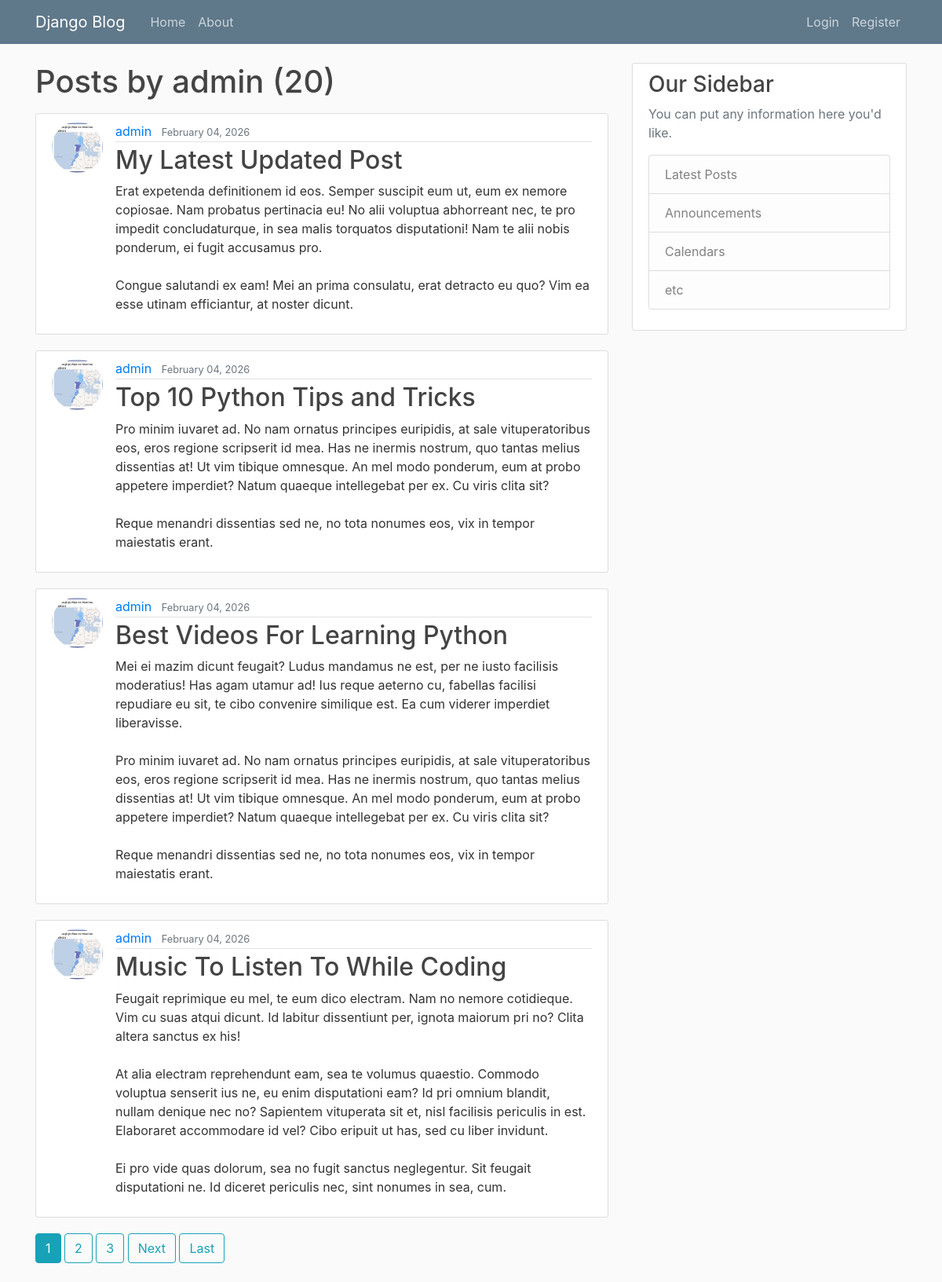
Screenshot of /user/admin with the database file from the repository.
### blog/models.py (models this page shows, shortened)
class Post(models.Model):
    title = models.CharField(max_length=100)
    content = models.TextField(max_length=100)
    date_posted = models.DateTimeField(default=timezone.now)
    author = models.ForeignKey(User, on_delete=models.CASCADE)

### users/models.py (models this page shows, shortened)
class Profile(models.Model):
    user = models.OneToOneField(User, on_delete=models.CASCADE)
    image = models.ImageField(default='default.jpg', upload_to='profile_pics')

### blog/views.py (the view)
# urls.py: path('user/<str:username>', UserPostListView.as_view(), name='user-posts'),
class UserPostListView(ListView):
    model = Post
    template_name = 'blog/user_posts.html'
    context_object_name = 'posts'
    ordering = ['-date_posted']
    paginate_by = 4
    def get_queryset(self):
        user = get_object_or_404(User, username=self.kwargs.get('username'))
        return Post.objects.filter(author=user).order_by('-date_posted')

### blog/templates/blog/user_posts.html (shortened to what this page needs)
{% extends "blog/base.html" %}
{% block content %}
    <h1 class="mb-3">Posts by {{ view.kwargs.username }} ({{ page_obj.paginator.count }})</h1>
    {% for post in posts %}
        <article class="media content-section">
            <img class="rounded-circle article-img" src="{{ post.author.profile.image.url }}">
            <div class="media-body">
                <div class="article-metadata">
                <a class="mr-2" href="{% url 'user-posts' post.author.username %}">{{ post.author }}</a>
                <small class="text-muted">{{ post.date_posted|date:"F d, Y" }}</small>
                </div>
                <h2><a class="article-title" href="{% url 'post-detail' post.id %}">{{ post.title }}</a></h2>
                <p class="article-content">{{ post.content }}</p>
            </div>
        </article>
    {% endfor %}
    {% if is_paginated %}
        {% for num in page_obj.paginator.page_range %}
            {% if page_obj.number == num %}
                <a class="btn btn-info mb-4" href="?page={{ num }}">{{ num }}</a>
            {% elif num > page_obj.number|add:'-3' and num < page_obj.number|add:'3' %}
                <a class="btn btn-outline-info mb-4" href="?page={{ num }}">{{ num }}</a>
            {% endif %}
        {% endfor %}
        {% if page_obj.has_next %}
            <a class="btn btn-outline-info mb-4" href="?page= {{ page_obj.next_page_number }}">Next</a>
            <a class="btn btn-outline-info mb-4" href="?page= {{ page_obj.paginator.num_pages }}">Last</a>
        {% endif %}
    {% endif %}
{% endblock content %}

### blog/templates/blog/base.html (shortened to what this page needs)
{% load static %}
<!DOCTYPE html>
<html lang="en">
<head>
    <link rel="stylesheet" href="https://cdn.jsdelivr.net/npm/bootstrap@4.0.0/dist/css/bootstrap.min.css">
    <link rel="stylesheet" type= "text/css" href="{% static 'blog/main.css' %}">
</head>
<body>
    <header class="site-header">
        <nav class="navbar navbar-expand-md navbar-dark bg-steel fixed-top">
            <div class="container">
                <a class="navbar-brand mr-4" href="/">Django Blog</a>
                <div class="collapse navbar-collapse" id="navbarToggle">
                    <div class="navbar-nav mr-auto">
                        <a class="nav-item nav-link" href="{% url 'blog-home' %}">Home</a>
                        <a class="nav-item nav-link" href="{% url 'blog-about' %}">About</a>
                    </div>
                   <div class="navbar-nav">
                        {% if user.is_authenticated %}
                            <form method="post" action="{% url 'logout' %}" class="form-inline">
                                {% csrf_token %}
                                <a class="nav-item nav-link" href="{% url 'post-create' %}">New Post</a>
                                <a class="nav-item nav-link" href="{% url 'profile' %}">Profile</a>
                                <button type="submit" class="nav-item nav-link btn btn-link p-0" style="border:none;">Logout</button>
                            </form>
                        {% else %}
                            <a class="nav-item nav-link" href="{% url 'login' %}">Login</a>
                            <a class="nav-item nav-link" href="{% url 'register' %}">Register</a>
                        {% endif %}
                    </div>
                </div>
            </div>
        </nav>
    </header>
    <main role="main" class="container">
        <div class="row">
            <div class="col-md-8">
            {% block content %}{% endblock %}
            </div>
            <div class="col-md-4">
            <div class="content-section">
                <h3>Our Sidebar</h3>
                <p class='text-muted'>You can put any information here you'd like.
                <ul class="list-group">
                    <li class="list-group-item list-group-item-light">Latest Posts</li>
                    <li class="list-group-item list-group-item-light">Announcements</li>
                    <li class="list-group-item list-group-item-light">Calendars</li>
                    <li class="list-group-item list-group-item-light">etc</li>
                </ul>
                </p>
            </div>
            </div>
        </div>
    </main>
</body>
</html>

### blog/static/blog/main.css (style rules this page uses)
body { background: #fafafa; color: #333333; margin-top: 5rem; }
h1, h2, h3, h4, h5, h6 { color: #444444; }
ul { margin: 0; }
.bg-steel { background-color: #5f788a; }
.site-header .navbar-nav .nav-link { color: #cbd5db; }
.content-section { background: #ffffff; padding: 10px 20px; border: 1px solid #dddddd; border-radius: 3px; margin-bottom: 20px; }
.article-title { color: #444444; }
.article-content { white-space: pre-line; }
.article-img { height: 65px; width: 65px; margin-right: 16px; }
.article-metadata { padding-bottom: 1px; margin-bottom: 4px; border-bottom: 1px solid #e3e3e3 }

### rows the page displays
Post: author.profile.image (placeholder picture), author "admin", date_posted "February 04, 2026", title "My Latest Updated Post", content "Erat expetenda definitionem id eos. Semper suscipit eum ut, eum ex nemore copiosae. Nam probatus pertinacia eu! No alii voluptua abhorreant nec, te pro impedit concludaturque, in sea malis torquatos disputationi! Nam te alii nobis ponderum, ei fugit accusamus pro. Congue salutandi ex eam! Mei an prima consulatu, erat detracto eu quo? Vim ea esse utinam efficiantur, at noster dicunt."
Post: author.profile.image (placeholder picture), author "admin", date_posted "February 04, 2026", title "Top 10 Python Tips and Tricks", content "Pro minim iuvaret ad. No nam ornatus principes euripidis, at sale vituperatoribus eos, eros regione scripserit id mea. Has ne inermis nostrum, quo tantas melius dissentias at! Ut vim tibique omnesque. An mel modo ponderum, eum at probo appetere imperdiet? Natum quaeque intellegebat per ex. Cu viris clita sit? Reque menandri dissentias sed ne, no tota nonumes eos, vix in tempor maiestatis erant."
Post: author.profile.image (placeholder picture), author "admin", date_posted "February 04, 2026", title "Best Videos For Learning Python", content "Mei ei mazim dicunt feugait? Ludus mandamus ne est, per ne iusto facilisis moderatius! Has agam utamur ad! Ius reque aeterno cu, fabellas facilisi repudiare eu sit, te cibo convenire similique est. Ea cum viderer imperdiet liberavisse. Pro minim iuvaret ad. No nam ornatus principes euripidis, at sale vituperatoribus eos, eros regione scripserit id mea. Has ne inermis nostrum, quo tantas melius dissentias at! Ut vim tibique omnesque. An mel modo ponderum, eum at probo appetere imperdiet? Natum quaeque intellegebat per ex. Cu viris clita sit? Reque menandri dissentias sed ne, no tota nonumes eos, vix in tempor maiestatis erant."
Post: author.profile.image (placeholder picture), author "admin", date_posted "February 04, 2026", title "Music To Listen To While Coding", content "Feugait reprimique eu mel, te eum dico electram. Nam no nemore cotidieque. Vim cu suas atqui dicunt. Id labitur dissentiunt per, ignota maiorum pri no? Clita altera sanctus ex his! At alia electram reprehendunt eam, sea te volumus quaestio. Commodo voluptua senserit ius ne, eu enim disputationi eam? Id pri omnium blandit, nullam denique nec no? Sapientem vituperata sit et, nisl facilisis periculis in est. Elaboraret accommodare id vel? Cibo eripuit ut has, sed cu liber invidunt. Ei pro vide quas dolorum, sea no fugit sanctus neglegentur. Sit feugait disputationi ne. Id diceret periculis nec, sint nonumes in sea, cum."

### other values shown
{{ view.kwargs.username }} "admin"
{{ page_obj.paginator.count }} "20"
{{ num }} "1"
{{ num }} "2" "3"
